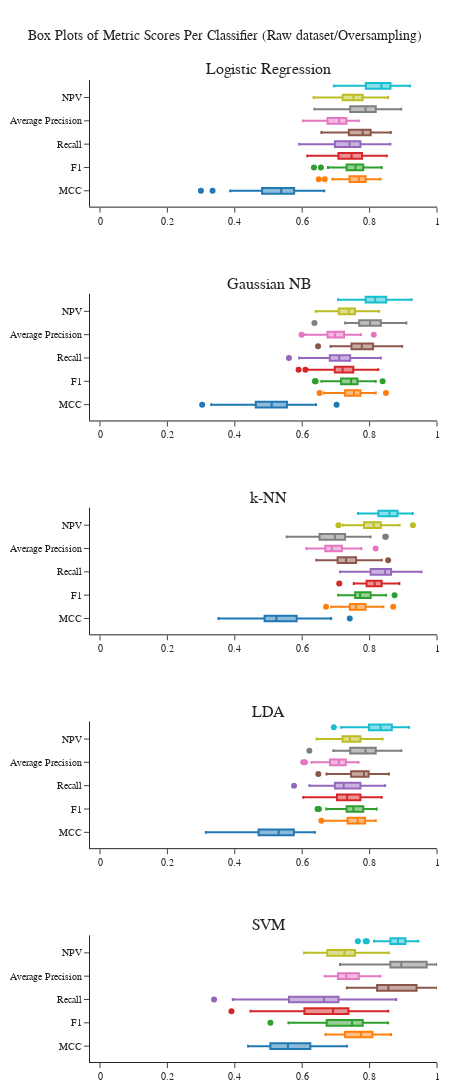

The code cell stored with this chart in its notebook:
### Code cell
scores_fig_o = metric_box_plots(all_dfs_o, classifier_names, 'Box Plots of Metric Scores Per Classifier (Raw dataset/Oversampling)', [0, 1])
pio.show(scores_fig_o)
